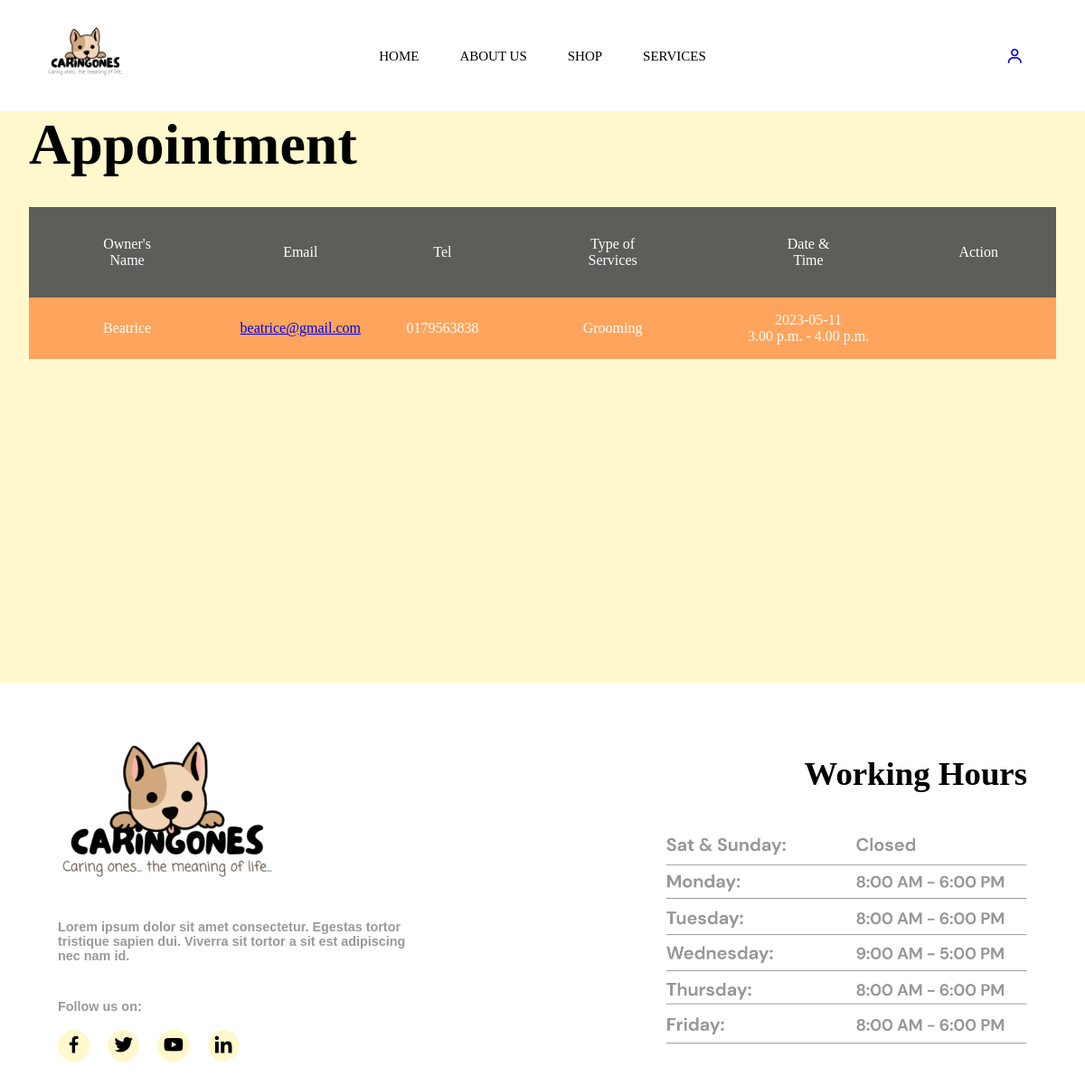
/admin_appointment.php, run on the app's committed database.
### tables this page shows
CREATE TABLE IF NOT EXISTS `appointment` (
  `appointmentID` int NOT NULL AUTO_INCREMENT,
  `cusName` varchar(255) NOT NULL,
  `cusHP` varchar(255) NOT NULL,
  `cusAddress` varchar(255) NOT NULL,
  `cusEmail` varchar(255) NOT NULL,
  `petName` varchar(255) NOT NULL,
  `petSpecies` varchar(255) NOT NULL,
  `petBreed` varchar(255) NOT NULL,
  `petGender` varchar(255) NOT NULL,
  `Location` varchar(255) NOT NULL,
  `serviceType` varchar(255) NOT NULL,
  `appointmentDate` varchar(255) NOT NULL,
  `appointmentTime` varchar(255) NOT NULL,
  `status` varchar(255) NOT NULL,
  `sessionEmail` varchar(255) NOT NULL,
  PRIMARY KEY (`appointmentID`)
);

### admin_appointment.php (the view, shortened to what this page needs)
<!DOCTYPE html>
<html>
<?php
    if(isset($_SESSION['email'])){
    require_once("admin_header.php");
    }else{
        require_once('b4header.php');
    }
?>
    <head>
        <link href="admin_appointment.css" rel="stylesheet">
    </head>
<body>
    <?php
        include ("conn.php");
        $sql = "SELECT * FROM appointment";
        $result = mysqli_query($con, $sql);
    ?>
    <div class="colour1">
        <div class="titleappointmenttext">
            <h1>Appointment</h1>
        </div>
        <div>
            <table class="table" cellspacing=0>
                <tr align="center">
                    <th>Owner's Name</th>
                    <th>Email</th>
                    <th>Tel</th>
                    <th>Type of Services</th>
                    <th>Date & Time</th>
                    <th>Action</th>
                </tr>
            <?php
                while ($row=mysqli_fetch_array($result))
                {
                    print '<form method="post">';
                    print "<tr align='center'>";
                    print '<td>'.$row['cusName'].'</td>';
                    print '<td> <a href="mailto:'.$row['cusEmail'].'">'.$row['cusEmail'].'</a></td>';
                    print '<td>'.$row['cusHP'].'</td>';
                    print '<td>'.$row['serviceType'].'</td>';
                    print '<td>'.$row['appointmentDate'].'<br>'.$row['appointmentTime'].'</td>';
                    print '<td>
                        <div class="iconcontainer">
                            <a href="view_appointment.php?id='.$row["appointmentID"].'">
                                <script src="https://cdn.lordicon.com/bhenfmcm.js"></script>
                                <lord-icon src="https://cdn.lordicon.com/dnmvmpfk.json" trigger="hover" colors="primary:#121331" style="width:30px;height:30px"></lord-icon>
                            </a>';
                    print '</div></td></form></tr>';
                }
                ?>
            </table>
        </div>
    </div>
</body>
    <?php
        require_once("footer.php");
    ?>
</html>

### header.css (style rules this page uses)
* { margin: 0; padding: 0; }

### admin_appointment.css (style rules this page uses)
.colour1 { background-color: #fff8cc; min-height: 75vh; width: auto; display: flex; padding: 0rem 2rem 2rem 2rem; flex-direction: column; justify-content: flex-start; }
.titleappointmenttext { display: flex; padding: 0rem 48rem 2rem 0rem; font-family: cursive; font-style: normal; font-weight: bold; font-size: 2rem; }
.table { display: flex; }
.table th { padding: 2rem 4rem 2rem 4rem; background-color: #5D5D5A; font-family: cursive; font-style: normal; font-weight: normal; font-size: 1rem; color: #fff; }
.table td { padding: 1rem 1rem 1rem 1rem; background-color: #FFA45C; font-family: cursive; font-style: normal; font-weight: normal; font-size: 1rem; color: #fff; }

### data on the page
appointment: cusName "Beatrice", cusEmail "beatrice@gmail.com", cusHP "0179563838", serviceType "Grooming", appointmentDate "2023-05-11", appointmentTime "3.00 p.m. - 4.00 p.m."
